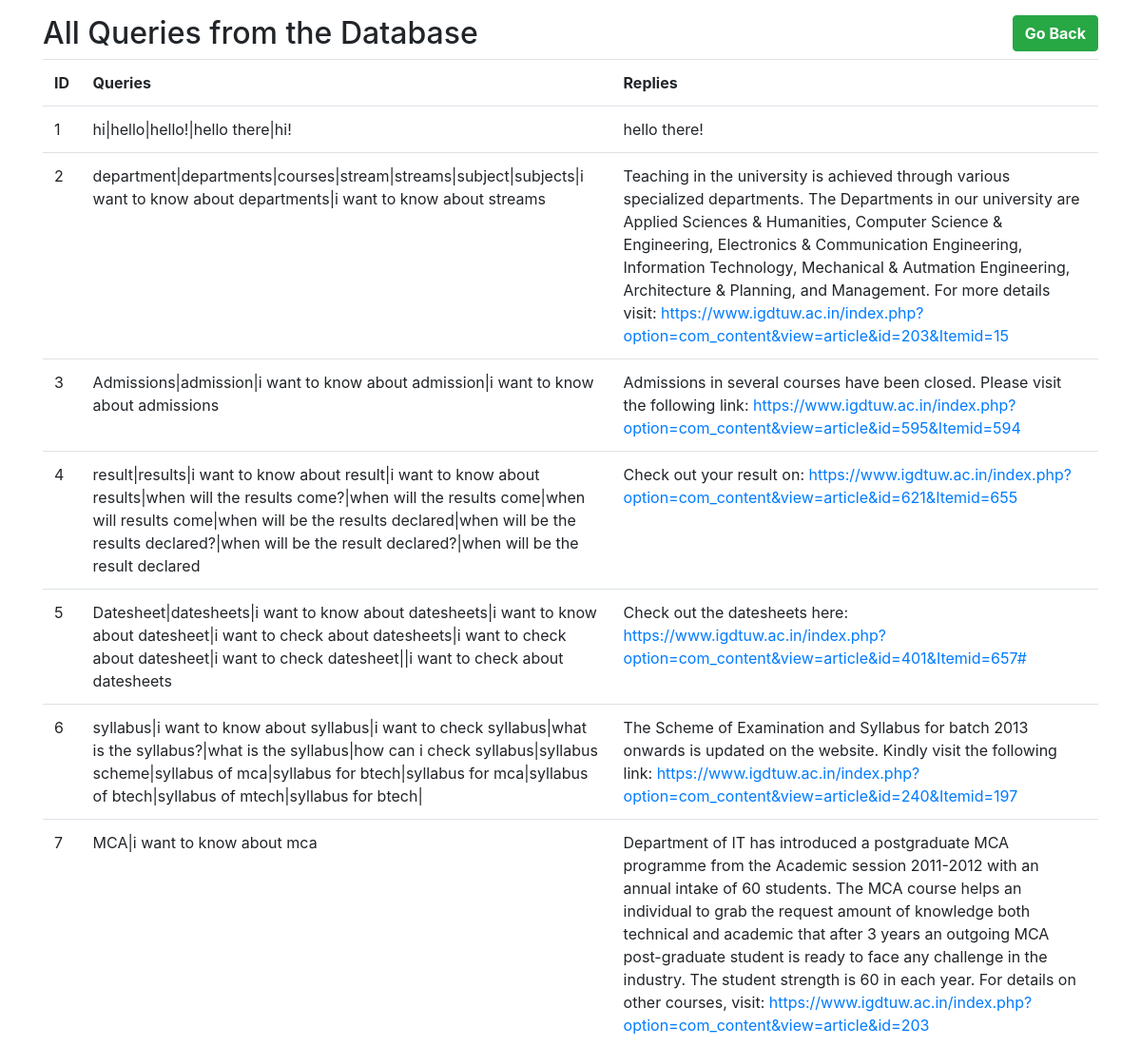
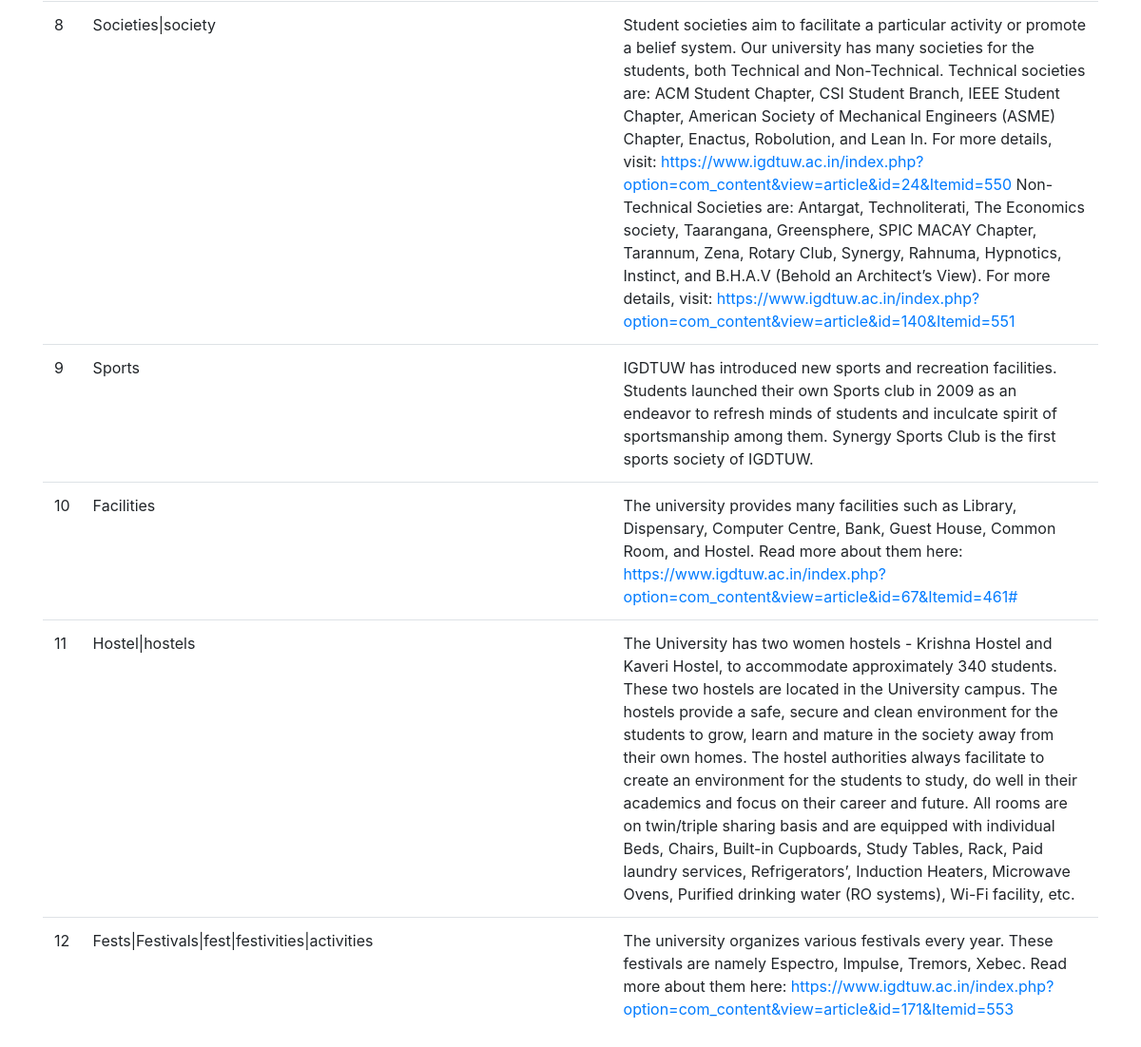
The page /login/admin/display.php on the database its author committed (2 pictures, top to bottom).
### tables this page shows
CREATE TABLE `chatbot` (
  `id` int(100) NOT NULL,
  `queries` varchar(500) NOT NULL,
  `replies` varchar(1500) NOT NULL
);

### login/admin/display.php (the view, shortened to what this page needs)
<!DOCTYPE html>
<html lang="en">
<head>
	<link rel="stylesheet" href="https://cdnjs.cloudflare.com/ajax/libs/twitter-bootstrap/4.0.0-alpha.5/css/bootstrap.min.css">
</head>
<body>
<?php
$servername = "localhost";
$username = "root";
$password = "";
$dbname = "bot";
$conn = new mysqli($servername, $username, $password, $dbname);
$sql = "SELECT * FROM chatbot";
$result = $conn->query($sql);
echo "<div class='container mt-3'>";
echo "<button type='button' class='btn btn-success mb-2' style = 'float:right'>";
echo "<a href='adminsuccess.html' style = 'color: white; font-weight: bold;'>";
echo "Go Back";
echo "</a>";
echo "</button>";
echo "<h2> All Queries from the Database </h2>";
			echo "<div class='table-responsive'>";
				echo "<table class='table table-hover table-inverse'>";
				echo "<tr>";
				echo "<th>ID</th>";
				echo "<th>Queries</th>";
				echo "<th>Replies</th>";
				echo "</tr>";
if ($result->num_rows > 0) {
  while($row = $result->fetch_assoc()) {
    echo "<tr>";
    echo "<td>" . $row["id"] . "</td>";
    echo "<td>" . $row["queries"] . "</td>";
    echo "<td>" . $row["replies"] . "</td>";
    echo "</tr>";
  }
} else {
  echo "0 results";
}
echo "</table>";
echo "</div>";
?>
</body>
</html>

### rows shown on the page
chatbot: id "1", queries "hi|hello|hello!|hello there|hi!", replies "hello there!"
chatbot: id "2", queries "department|departments|courses|stream|streams|subject|subjects|i want to know about departments|i want to know about streams", replies "Teaching in the university is achieved through various specialized departments. The Departments in our university are Applied Sciences & Humanities, Computer Science & Engineering, Electronics & Communication Engineering, Information Technology, Mechanical & Autmation Engineering, Architecture & Planning, and Management. For more details visit: https://www.igdtuw.ac.in/index.php?option=com_content&view=article&id=203&Itemid=15"
chatbot: id "3", queries "Admissions|admission|i want to know about admission|i want to know about admissions", replies "Admissions in several courses have been closed. Please visit the following link: https://www.igdtuw.ac.in/index.php?option=com_content&view=article&id=595&Itemid=594"
chatbot: id "4", queries "result|results|i want to know about result|i want to know about results|when will the results come?|when will the results come|when will results come|when will be the results declared|when will be the results declared?|when will be the result declared?|when will be the result declared", replies "Check out your result on: https://www.igdtuw.ac.in/index.php?option=com_content&view=article&id=621&Itemid=655"
chatbot: id "5", queries "Datesheet|datesheets|i want to know about datesheets|i want to know about datesheet|i want to check about datesheets|i want to check about datesheet|i want to check datesheet||i want to check about datesheets", replies "Check out the datesheets here: https://www.igdtuw.ac.in/index.php?option=com_content&view=article&id=401&Itemid=657#"
chatbot: id "6", queries "syllabus|i want to know about syllabus|i want to check syllabus|what is the syllabus?|what is the syllabus|how can i check syllabus|syllabus scheme|syllabus of mca|syllabus for btech|syllabus for mca|syllabus of btech|syllabus of mtech|syllabus for btech|", replies "The Scheme of Examination and Syllabus for batch 2013 onwards is updated on the website. Kindly visit the following link: https://www.igdtuw.ac.in/index.php?option=com_content&view=article&id=240&Itemid=197"
chatbot: id "7", queries "MCA|i want to know about mca", replies "Department of IT has introduced a postgraduate MCA programme from the Academic session 2011-2012 with an annual intake of 60 students. The MCA course helps an individual to grab the request amount of knowledge both technical and academic that after 3 years an outgoing MCA post-graduate student is ready to face any challenge in the industry. The student strength is 60 in each year. For details on other courses, visit: https://www.igdtuw.ac.in/index.php?option=com_content&view=article&id=203"
chatbot: id "8", queries "Societies|society", replies "Student societies aim to facilitate a particular activity or promote a belief system. Our university has many societies for the students, both Technical and Non-Technical. Technical societies are: ACM Student Chapter, CSI Student Branch, IEEE Student Chapter, American Society of Mechanical Engineers (ASME) Chapter, Enactus, Robolution, and Lean In. For more details, visit: https://www.igdtuw.ac.in/index.php?option=com_content&view=article&id=24&Itemid=550 Non-Technical Societies are: Antargat, Technoliterati, The Economics society, Taarangana, Greensphere, SPIC MACAY Chapter, Tarannum, Zena, Rotary Club, Synergy, Rahnuma, Hypnotics, Instinct, and B.H.A.V (Behold an Architect’s View). For…"
chatbot: id "9", queries "Sports", replies "IGDTUW has introduced new sports and recreation facilities. Students launched their own Sports club in 2009 as an endeavor to refresh minds of students and inculcate spirit of sportsmanship among them. Synergy Sports Club is the first sports society of IGDTUW."
chatbot: id "10", queries "Facilities", replies "The university provides many facilities such as Library, Dispensary, Computer Centre, Bank, Guest House, Common Room, and Hostel. Read more about them here: https://www.igdtuw.ac.in/index.php?option=com_content&view=article&id=67&Itemid=461#"
chatbot: id "11", queries "Hostel|hostels", replies "The University has two women hostels - Krishna Hostel and Kaveri Hostel, to accommodate approximately 340 students. These two hostels are located in the University campus. The hostels provide a safe, secure and clean environment for the students to grow, learn and mature in the society away from their own homes. The hostel authorities always facilitate to create an environment for the students to study, do well in their academics and focus on their career and future. All rooms are on twin/triple sharing basis and are equipped with individual Beds, Chairs, Built-in Cupboards, Study Tables, Rack, Paid laundry services, Refrigerators’, Induction Heaters, Microwave Ovens, Purified drinking…"
chatbot: id "12", queries "Fests|Festivals|fest|festivities|activities", replies "The university organizes various festivals every year. These festivals are namely Espectro, Impulse, Tremors, Xebec. Read more about them here: https://www.igdtuw.ac.in/index.php?option=com_content&view=article&id=171&Itemid=553"
